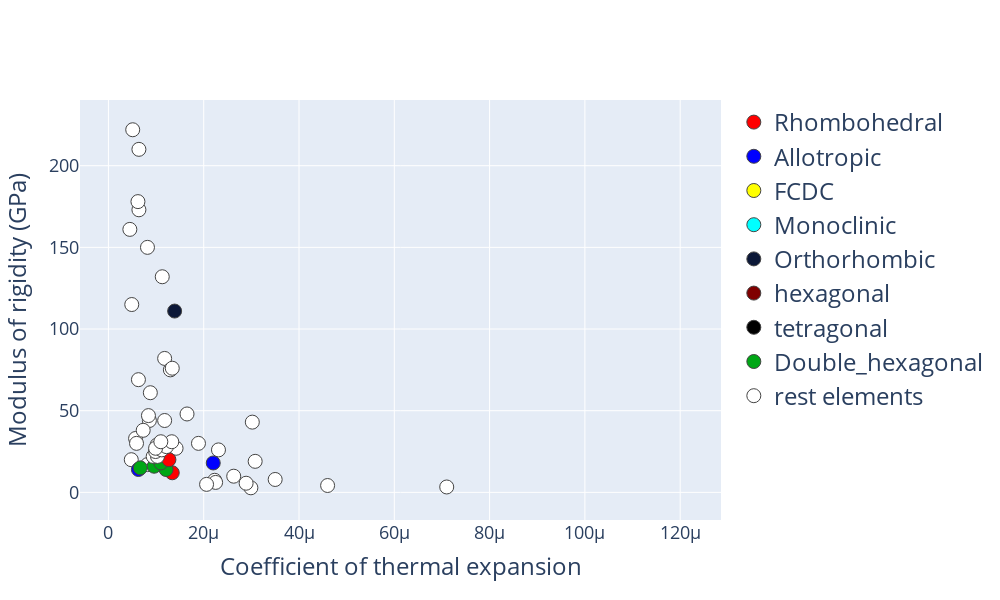

The code cell stored with this chart in its notebook:
### Code cell
layout0= go.Layout(hovermode= 'x unified', width = 1000, height=600, showlegend=True,  
    xaxis= dict(title=go.layout.xaxis.Title(text='Coefficient of thermal expansion', font=dict(size=24)), zeroline= False, gridwidth= 1, tickfont=dict(size=18)),
    yaxis= dict(title=go.layout.yaxis.Title(text='Modulus of rigidity (GPa)', font=dict(size=24)), zeroline= False, gridwidth= 1, tickfont=dict(size=18)), 
    legend=dict(font=dict(size=24))) 

# Trace

trace0 = go.Scatter(x = df['coefficient_of_linear_thermal_expansion'], y = df['rigidity_modulus'], mode = 'markers',
    marker= dict(size= 14, line= dict(width=1), color=colors), 
    text= sample, showlegend = False)


# Empty Traces for Legend
legend1 = go.Scatter(x=[None], y=[None], mode='markers', marker=dict(size=14,  line= dict(width=1),color='red'), name = 'Rhombohedral')
legend2 = go.Scatter(x=[None], y=[None], mode='markers', marker=dict(size=14,  line= dict(width=1),color='blue'), name = 'Allotropic')
legend3 = go.Scatter(x=[None], y=[None], mode='markers', marker=dict(size=14,  line= dict(width=1),color='yellow'), name = 'FCDC')
legend4 = go.Scatter(x=[None], y=[None], mode='markers', marker=dict(size=14,  line= dict(width=1),color='cyan'), name = 'Monoclinic')
legend5 = go.Scatter(x=[None], y=[None], mode='markers', marker=dict(size=14,  line= dict(width=1),color='rgb(12,24,56)'), name = 'Orthorhombic')
legend6 = go.Scatter(x=[None], y=[None], mode='markers', marker=dict(size=14,  line= dict(width=1),color='maroon'), name = 'hexagonal')
legend7 = go.Scatter(x=[None], y=[None], mode='markers', marker=dict(size=14,  line= dict(width=1),color='black'), name = 'tetragonal')
legend8 = go.Scatter(x=[None], y=[None], mode='markers', marker=dict(size=14,  line= dict(width=1),color='rgb(0,167,21)'), name = 'Double_hexagonal')
legend9 = go.Scatter(x=[None], y=[None], mode='markers', marker=dict(size=14,  line= dict(width=1),color='white'), name = 'rest elements')


data = [trace0, legend1, legend2, legend3, legend4, legend5, legend6, legend7,legend8, legend9]

fig= go.Figure(data, layout=layout0)
iplot(fig)

### Figure 1 — Plotly figure (JSON) as saved in the notebook; plotly's stock layout.template omitted (floating-point values rounded to 4 significant figures)
{"data": [{"marker": {"color": ["white", "white", "white", "white", "red", "blue", "white", "white", "white", "white", "white", "white", "white", "yellow", "white", "rgb(12,24,56)", "white", "white", "white", "white", "white", "white", "white", "white", "white", "white", "white", "white", "white", "white", "rgb(12,24,56)", "yellow", "red", "maroon", "white", "white", "white", "white", "white", "white", "white", "white", "white", "white", "white", "white", "white", "white", "black", "blue", "red", "maroon", "rgb(12,24,56)", "white", "white", "white", "white", "white", "white", "white", "white", "white", "white", "white", "white", "white", "white", "red", "rgb(0,167,21)", "blue", "rgb(0,167,21)", "rgb(0,167,21)", "rgb(0,167,21)", "red", "white", "white", "white", "white", "white", "white", "white", "white", "white", "white", "white", "black", "rgb(12,24,56)", "rgb(12,24,56)", "cyan"], "line": {"width": 1}, "size": 14}, "mode": "markers", "showlegend": false, "text": ["Mn", "Al", "Cr", "Co", "W"], "type": "scatter", "x": [null, null, 4.6e-05, 1.13e-05, 6e-06, 7.1e-06, null, null, null, null, 7.1e-05, 8.2e-06, 2.31e-05, 2.6e-06, null, null, null, null, null, 2.23e-05, 1.02e-05, 8.6e-06, 8.4e-06, 4.9e-06, 2.17e-05, 1.18e-05, 1.3e-05, 1.34e-05, 1.65e-05, 3.02e-05, 0.00012, 6e-06, null, null, null, null, null, 2.25e-05, 1.06e-05, 5.7e-06, 7.3e-06, 4.8e-06, null, 6.4e-06, 8.2e-06, 1.18e-05, 1.89e-05, 3.08e-05, 3.21e-05, 2.2e-05, 1.1e-05, null, null, null, null, 2.06e-05, 5.9e-06, 6.3e-06, 4.5e-06, 6.2e-06, 5.1e-06, 6.4e-06, 8.8e-06, 1.42e-05, null, 2.99e-05, 2.89e-05, 1.34e-05, 1.21e-05, 6.3e-06, 6.7e-06, 9.6e-06, 1.1e-05, 1.27e-05, 3.5e-05, 9.4e-06, 1.03e-05, 9.9e-06, 1.12e-05, 1.22e-05, 1.33e-05, 2.63e-05, 9.9e-06, null, 1.1e-05, null, 1.39e-05, null, null], "y": [null, null, 4.2, 132, null, null, null, null, null, null, 3.3, 17, 26, null, null, null, null, null, 1.3, 7.4, 29, 44, 47, 115, null, 82, 75, 76, 48, 43, null, null, null, 3.7, null, null, null, 6.1, 26, 33, 38, 20, null, 173, 150, 44, 30, 19, null, 18, 20, 16, null, null, null, 4.9, 30, 69, 161, 178, 222, 210, 61, 27, null, 2.8, 5.6, 12, 14, 14, 15, 16, 18, 20, 7.9, 22, 22, 25, 26, 28, 31, 9.9, 27, null, 31, null, 111, null, 43]}, {"marker": {"color": "red", "line": {"width": 1}, "size": 14}, "mode": "markers", "name": "Rhombohedral", "type": "scatter", "x": [null], "y": [null]}, {"marker": {"color": "blue", "line": {"width": 1}, "size": 14}, "mode": "markers", "name": "Allotropic", "type": "scatter", "x": [null], "y": [null]}, {"marker": {"color": "yellow", "line": {"width": 1}, "size": 14}, "mode": "markers", "name": "FCDC", "type": "scatter", "x": [null], "y": [null]}, {"marker": {"color": "cyan", "line": {"width": 1}, "size": 14}, "mode": "markers", "name": "Monoclinic", "type": "scatter", "x": [null], "y": [null]}, {"marker": {"color": "rgb(12,24,56)", "line": {"width": 1}, "size": 14}, "mode": "markers", "name": "Orthorhombic", "type": "scatter", "x": [null], "y": [null]}, {"marker": {"color": "maroon", "line": {"width": 1}, "size": 14}, "mode": "markers", "name": "hexagonal", "type": "scatter", "x": [null], "y": [null]}, {"marker": {"color": "black", "line": {"width": 1}, "size": 14}, "mode": "markers", "name": "tetragonal", "type": "scatter", "x": [null], "y": [null]}, {"marker": {"color": "rgb(0,167,21)", "line": {"width": 1}, "size": 14}, "mode": "markers", "name": "Double_hexagonal", "type": "scatter", "x": [null], "y": [null]}, {"marker": {"color": "white", "line": {"width": 1}, "size": 14}, "mode": "markers", "name": "rest elements", "type": "scatter", "x": [null], "y": [null]}], "layout": {"height": 600, "hovermode": "x unified", "legend": {"font": {"size": 24}}, "showlegend": true, "width": 1000, "xaxis": {"gridwidth": 1, "tickfont": {"size": 18}, "title": {"font": {"size": 24}, "text": "Coefficient of thermal expansion"}, "zeroline": false}, "yaxis": {"gridwidth": 1, "tickfont": {"size": 18}, "title": {"font": {"size": 24}, "text": "Modulus of rigidity (GPa)"}, "zeroline": false}}}
